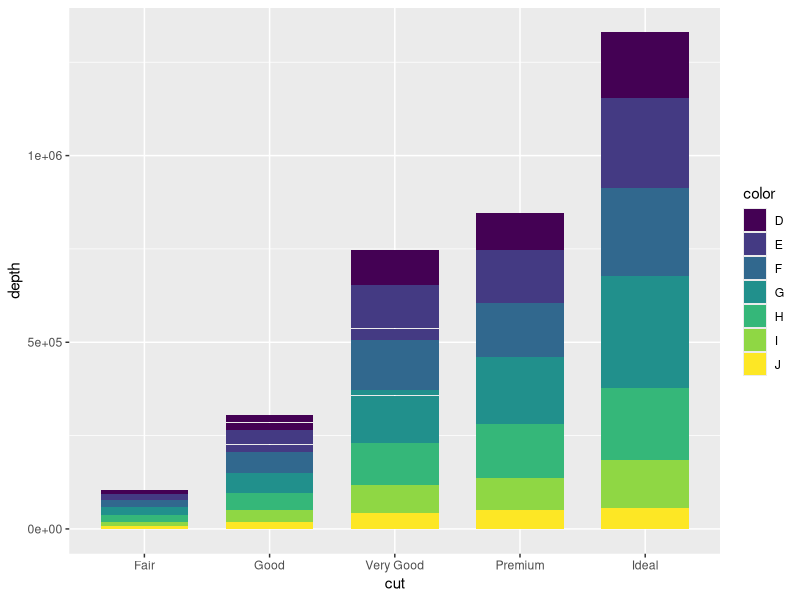

Here is the R script that generated this plot:
library(ggplot2)

#geom_bar or stat_count can be used interchangebly in this case
#Building a bar chart with various cuts and depth and different colours stacked on top of one another

ggplot(data = diamonds) + 
  geom_bar(
    aes(x = cut, y = depth, fill = color),
    stat = "identity",
    width = 0.7
  )